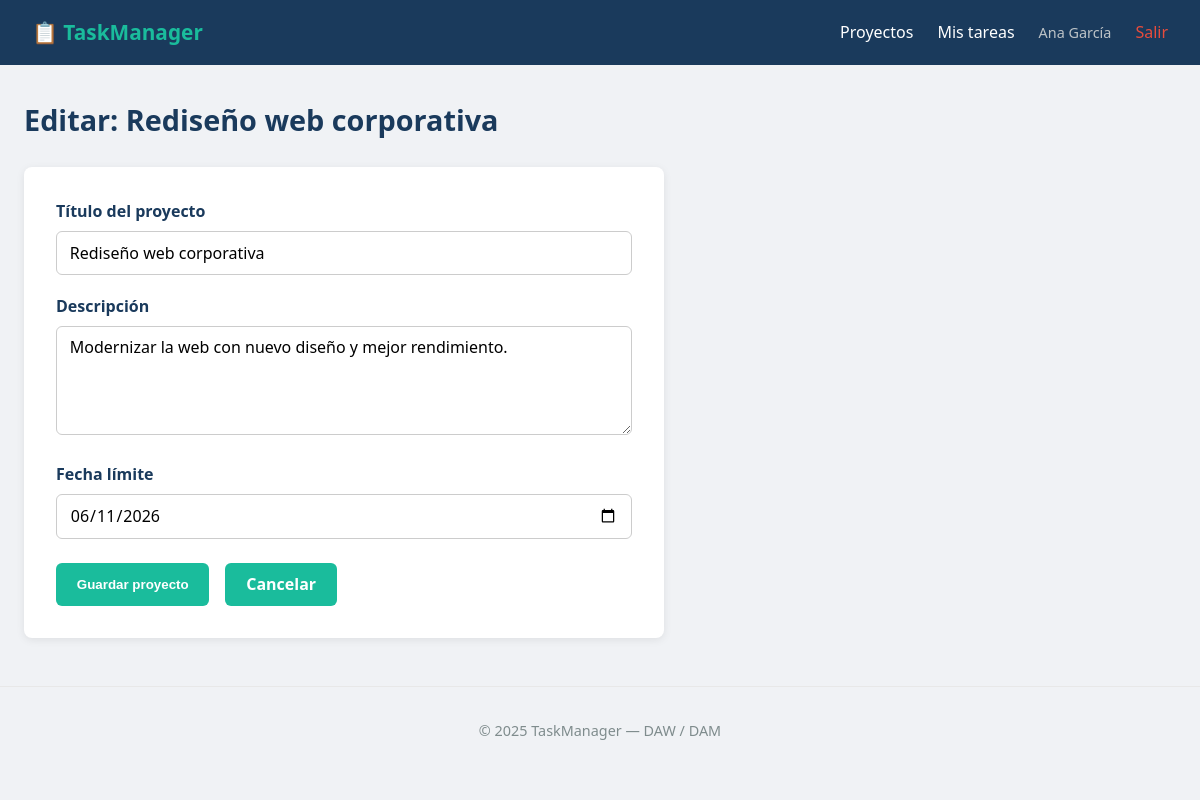
The page /proyectos/1/editar (signed in) on the database its author committed.
### app/models.py (models this page shows, shortened)
class Usuario(UserMixin, db.Model): # UserMixin PRIMERO, db.Model SEGUNDO
    __tablename__ = 'usuarios'
    id = db.Column(db.Integer, primary_key=True)
    nombre = db.Column(db.String(100), nullable=False)
    email = db.Column(db.String(150), unique=True, nullable=False)
    password = db.Column(db.String(256), nullable=False)
    rol = db.Column(db.String(20), default='usuario') # 'usuario' o
    'admin'
    activo = db.Column(db.Boolean, default=True)
    creado_en = db.Column(db.DateTime, default=datetime.utcnow)
    proyectos = db.relationship('Proyecto', backref='propietario',
                                lazy='dynamic',
                                foreign_keys='Proyecto.propietario_id')
    @property
    def es_admin(self):
        return self.rol == 'admin'
    @property
    def is_active(self):
        return self.activo

class Proyecto(db.Model):
    __tablename__ = 'proyectos'
    id = db.Column(db.Integer, primary_key=True)
    titulo = db.Column(db.String(100), nullable=False)
    descripcion = db.Column(db.Text)
    estado = db.Column(db.String(20), default='activo')
    fecha_limite = db.Column(db.Date)
    creado_en = db.Column(db.DateTime, default=datetime.utcnow)
    propietario_id = db.Column(db.Integer, db.ForeignKey('usuarios.id'))
    tareas = db.relationship('Tarea', backref='proyecto', lazy='dynamic',
    cascade='all, delete-orphan',
    order_by='Tarea.creado_en')

### app/routes/projects.py (the view)
@projects.route('/<int:pid>/editar', methods=['GET', 'POST'])
@login_required
def editar(pid):
    proyecto = Proyecto.query.get_or_404(pid)
    if proyecto.propietario_id != current_user.id and not current_user.es_admin:
        abort(403)
    form = ProyectoForm(obj=proyecto)
    if form.validate_on_submit():
        form.populate_obj(proyecto)
        db.session.commit()
        flash('Proyecto actualizado.', 'success')
        return redirect(url_for('projects.detalle', pid=pid))
    return render_template('projects/form.html',
                            form=form,
                            titulo_pagina=f'Editar: {proyecto.titulo}')

### app/forms.py
class ProyectoForm(FlaskForm):
    titulo = StringField(
        'Título del proyecto',
        validators=[
        DataRequired(message='El título es obligatorio.'),
        Length(min=3, max=100,
        message='El título debe tener entre 3 y 100 caracteres.')
        ]
        )
    descripcion = TextAreaField(
        'Descripción',
        validators=[Optional(), Length(max=500,
        message='La descripción no puede superar los 500 caracteres.')]
        )
    fecha_limite = DateField(
        'Fecha límite',
        validators=[Optional()],
        format='%Y-%m-%d'
        )
    submit = SubmitField('Guardar proyecto')

### app/models.py (called while the page is built)
@login_manager.user_loader
def cargar_usuario(user_id):
    return Usuario.query.get(int(user_id))

### app/templates/projects/form.html (shortened to what this page needs)
{% extends 'base.html' %}
{% block content %}
<div class='page-header'>
    <h1>{{ titulo_pagina }}</h1>
</div>
<div class='form-card'>
    <form method='POST' novalidate>
        <div class='campo {% if form.titulo.errors %}con-error{% endif %}'>
            {{ form.titulo.label }}
            {{ form.titulo(class='input', placeholder='Nombre del proyecto') }}
        </div>
        <div class='campo '>
            {{ form.descripcion.label }}
            {{ form.descripcion(class='textarea', rows='4', placeholder='Describe el objetivo del proyecto...') }}
        </div>
        <div class='campo'>
            {{ form.fecha_limite.label }}
            {{ form.fecha_limite(class='input') }}
        </div>
        <div class='form-acciones'>
            {{ form.submit(class='btn') }}
            <a href="{{ url_for('projects.lista') }}" class='btn btnsec'>Cancelar</a>
        </div>
    </form>
</div>
{% endblock %}

### app/templates/base.html (shortened to what this page needs)
<!DOCTYPE html>
<html lang='es'>
<head>
    <link rel='stylesheet' href="{{ url_for('static', filename='css/style.css')
    }}">
</head>
<body>
    <nav class='navbar'>
        <a href="{{ url_for('main.index') }}" class='logo'>📋 TaskManager</a>
        <div class='nav-links'>
            {% if current_user.is_authenticated %}
                <a href="{{ url_for('projects.lista') }}">Proyectos</a>
                <a href="{{ url_for('tasks.mis_tareas') }}">Mis tareas</a>
                <span class='nav-usuario'>{{ current_user.nombre }}</span>
                <a href="{{ url_for('auth.logout') }}" class='nav-logout'>Salir</a>
            {% else %}
                <a href="{{ url_for('auth.login') }}">Iniciar sesión</a>
                <a href="{{ url_for('auth.registro') }}" class='btn btnsm'>Registrarse</a>
            {% endif %}
        </div>
    </nav>
    <main class='contenido'>
    {% block content %}{% endblock %}
    </main>
    <footer><p>&copy; 2025 TaskManager — DAW / DAM</p></footer>
</body>
</html>

### app/static/css/style.css (style rules this page uses)
*, *::before, *::after { margin: 0; padding: 0; box-sizing: border-box; }
:root { --azul-oscuro: #1a3a5c; --azul: #2471a3; --verde: #1abc9c; --rojo: #e74c3c; --naranja: #e67e22; --gris-claro: #f0f2f5; --texto: #2c3e50; --texto-suave: #7f8c8d; }
body { font-family: 'Segoe UI', Arial, sans-serif; background: var(--gris-claro); color: var(--texto); line-height: 1.6; }
.navbar { background: var(--azul-oscuro); display: flex; justify-content: space-between; align-items: center; padding: 1rem 2rem; position: sticky; top: 0; z-index: 100; }
.navbar .logo { color: var(--verde); font-weight: 700; font-size: 1.3rem; text-decoration: none; }
.nav-links { display: flex; align-items: center; gap: 1.5rem; }
.nav-links a { color: #fff; text-decoration: none; transition: color .2s; }
.contenido { max-width: 1200px; margin: 2rem auto; padding: 0 1.5rem; }
.page-header { display: flex; justify-content: space-between; align-items: center; margin-bottom: 1.5rem; }
.page-header h1 { font-size: 1.8rem; color: var(--azul-oscuro); }
.btn { display: inline-block; background: var(--verde); color: #fff; padding: .55rem 1.3rem; border-radius: 6px; text-decoration: none; font-weight: 600; border: none; cursor: pointer; transition: background.2s; }
footer { text-align: center; padding: 2rem; color: var(--texto-suave); margin-top: 3rem; border-top: 1px solid #e8e8e8; font-size: .9rem; }
.nav-usuario { color: #bdc3c7; font-size: .9rem; }
.nav-logout { color: #e74c3c !important; }

### app/templates/projects/form.html (style rules this page uses)
.campo { margin-bottom: 1.2rem; }
.campo label { display: block; font-weight: 600; margin-bottom: .4rem; color: #1a3a5c; }
.input, .textarea, .select { width: 100%; padding: .6rem .8rem; border: 1px solid #ccc; border-radius: 6px; font-size: 1rem; font-family: inherit; }
.form-card { background: #fff; border-radius: 8px; padding: 2rem; max-width: 640px; box-shadow: 0 2px 8px rgba(0,0,0,.08); }
.form-acciones { display: flex; gap: 1rem; margin-top: 1.5rem; }

### rows shown on the page
Usuario: nombre "Ana García"
Proyecto: titulo "Rediseño web corporativa", descripcion "Modernizar la web con nuevo diseño y mejor rendimiento.", fecha_limite "06/11/2026"

### other values the page prints
{{ titulo_pagina }} "Editar: Rediseño web corporativa"
